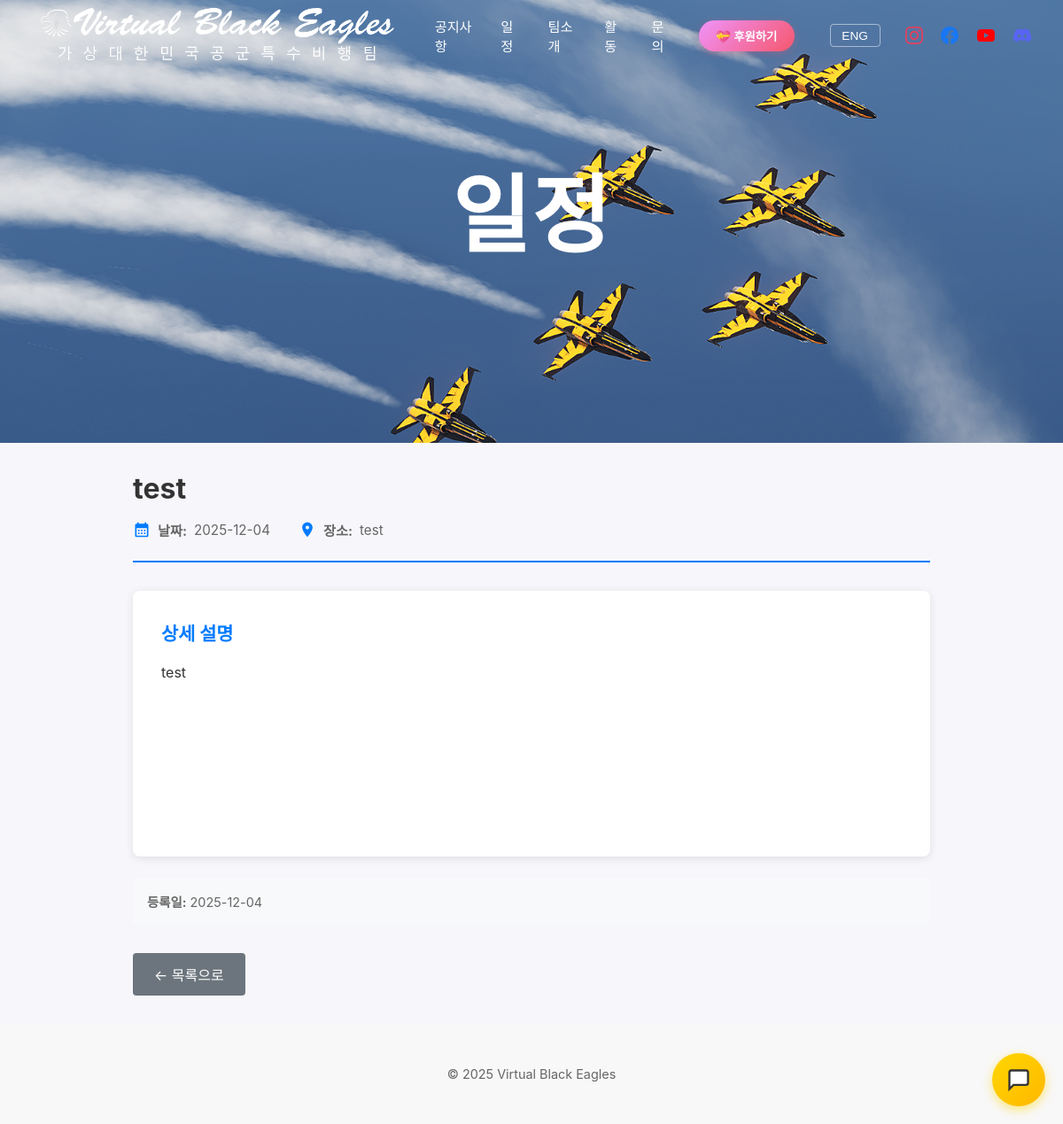
Page /schedule/1 on the committed database.
### tables this page shows
CREATE TABLE schedules (
			id INTEGER PRIMARY KEY AUTOINCREMENT,
			title TEXT NOT NULL,
			location TEXT,
			event_date DATE NOT NULL,
			description TEXT,
			created_at TIMESTAMP DEFAULT CURRENT_TIMESTAMP,
			updated_at TIMESTAMP DEFAULT CURRENT_TIMESTAMP
		);

### app.py (the view)
@app.route('/schedule/<int:schedule_id>')
def schedule_detail(schedule_id):
	conn = get_db()
	schedule = conn.execute('SELECT * FROM schedules WHERE id = ?', (schedule_id,)).fetchone()
	conn.close()
	if not schedule:
		flash('일정을 찾을 수 없습니다.', 'error')
		return redirect(url_for('schedule'))
	return render_template('schedule_detail.html', schedule=schedule)

### app.py (called while the page is built)
def get_db():
	conn = sqlite3.connect(DATABASE)
	conn.row_factory = sqlite3.Row
	return conn

### templates/schedule_detail.html (shortened to what this page needs)
{% extends "base.html" %}
{% block banner %}
<section class="hero banner" style="background-image: url('/static/images/hero.jpg')">
  <div class="container">
    <h1 class="banner-title">일정</h1>
  </div>
</section>
{% endblock %}
{% block content %}
<main class="container section">
  <div style="max-width: 900px; margin: 0 auto;">
    <div style="border-bottom: 2px solid #007bff; padding-bottom: 1.5rem; margin-bottom: 2rem;">
      <h2 style="font-size: 2rem; margin: 0 0 1rem 0; color: #333;">{{ schedule.title }}</h2>
      <div style="display: flex; gap: 2rem; color: #666; font-size: 0.95rem; flex-wrap: wrap;">
        <div style="display: flex; align-items: center; gap: 0.5rem;">
          <svg width="20" height="20" viewBox="0 0 24 24" fill="#007bff">
            <path d="M19 4h-1V2h-2v2H8V2H6v2H5c-1.11 0-1.99.9-1.99 2L3 20c0 1.1.89 2 2 2h14c1.1 0 2-.9 2-2V6c0-1.1-.9-2-2-2zm0 16H5V10h14v10zM9 14H7v-2h2v2zm4 0h-2v-2h2v2zm4 0h-2v-2h2v2zm-8 4H7v-2h2v2zm4 0h-2v-2h2v2zm4 0h-2v-2h2v2z"/>
          </svg>
          <strong>날짜:</strong> {{ schedule.event_date }}
        </div>
        {% if schedule.location %}
        <div style="display: flex; align-items: center; gap: 0.5rem;">
          <svg width="20" height="20" viewBox="0 0 24 24" fill="#007bff">
            <path d="M12 2C8.13 2 5 5.13 5 9c0 5.25 7 13 7 13s7-7.75 7-13c0-3.87-3.13-7-7-7zm0 9.5c-1.38 0-2.5-1.12-2.5-2.5s1.12-2.5 2.5-2.5 2.5 1.12 2.5 2.5-1.12 2.5-2.5 2.5z"/>
          </svg>
          <strong>장소:</strong> {{ schedule.location }}
        </div>
        {% endif %}
      </div>
    </div>
    <div style="background: white; padding: 2rem; border-radius: 8px; box-shadow: 0 2px 10px rgba(0,0,0,0.1); min-height: 300px;">
      {% if schedule.description %}
      <h3 style="margin: 0 0 1rem 0; color: #007bff; font-size: 1.3rem;">상세 설명</h3>
      <div style="line-height: 1.8; color: #333; white-space: pre-wrap; word-wrap: break-word;">{{ schedule.description }}</div>
      {% endif %}
    </div>
    {% if schedule.created_at %}
    <div style="margin-top: 1.5rem; padding: 1rem; background: #f8f9fa; border-radius: 4px; font-size: 0.9rem; color: #666;">
      <div style="display: flex; gap: 2rem;">
        <div><strong>등록일:</strong> {{ schedule.created_at[:10] }}</div>
      </div>
    </div>
    {% endif %}
    <div style="margin-top: 2rem; display: flex; justify-content: space-between; align-items: center;">
      <a href="{{ url_for('schedule') }}" style="display: inline-block; padding: 0.75rem 1.5rem; background: #6c757d; color: white; text-decoration: none; border-radius: 4px; transition: background 0.2s;" onmouseover="this.style.background='#5a6268'" onmouseout="this.style.background='#6c757d'">
        ← 목록으로
      </a>
    </div>
  </div>
</main>
{% endblock %}

### static/style.css (style rules this page uses)
:root { --bg:#f7f7fb; --accent:#0b5fff; --text:#222; }
* { box-sizing:border-box }
html, body { overflow-x:hidden;width:100%;max-width:100vw }
body { margin:0;padding:0;font-family: -apple-system, BlinkMacSystemFont, "Segoe UI", Roboto, "Noto Sans KR", "Helvetica Neue", Arial; color:var(--text); background:var(--bg) }
.container { max-width:1400px;margin:0 auto;padding:1rem 2rem }
a, a:visited, a:hover, a:active { text-decoration: none; color: inherit; }
.hero { padding:2rem 0;background:linear-gradient(180deg, #ffffff 0%, #f0f6ff 100%);text-align:center }
.section { padding:2rem 0 }
.banner { background-size:cover; background-position:center; background-repeat:no-repeat; min-height:500px; display:flex; align-items:center; color:#fff; position:relative; margin-top:0; padding-top:100px; padding-bottom:5rem; }
.banner::before { display:none; }
.banner .container { position:relative; z-index:2; text-align:center; width:100%; max-width:100%; margin:0 auto; padding:0 1rem; display:flex; flex-direction:column; align-items:center; justify-content:center; }
.banner .banner-title { font-size:clamp(3rem, 8vw, 7rem); font-weight:700; margin:0 0 2rem 0; line-height:1.1; letter-spacing:0.02em; color:#fff }

### rows in the picture
schedules: title "test", event_date "2025-12-04", location "test", description "test", created_at "2025-12-04"
